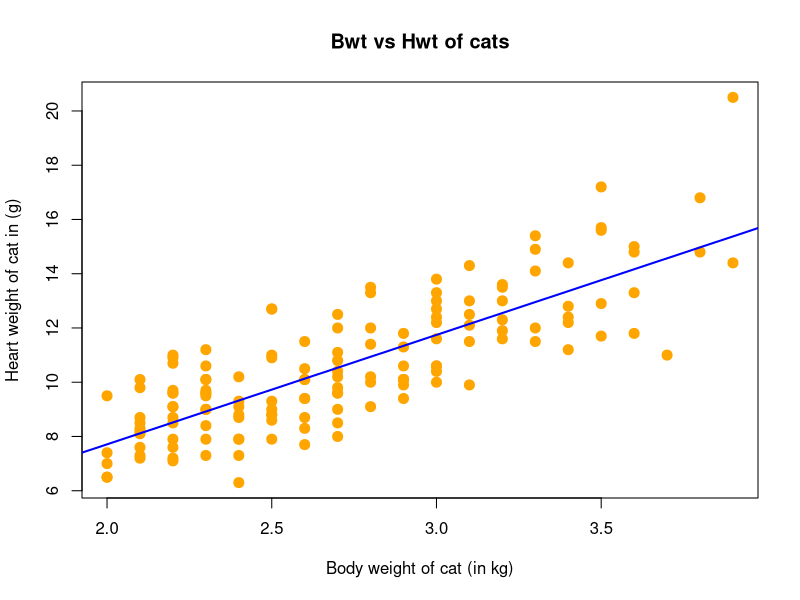
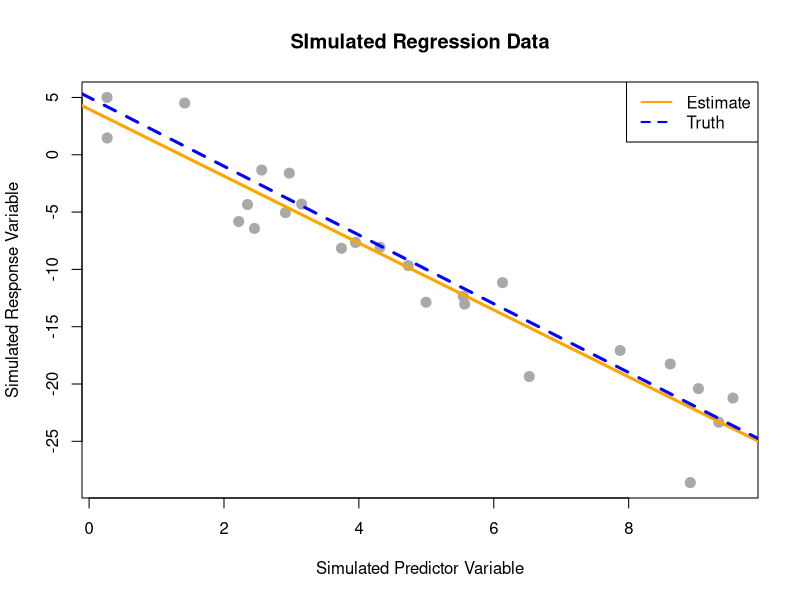
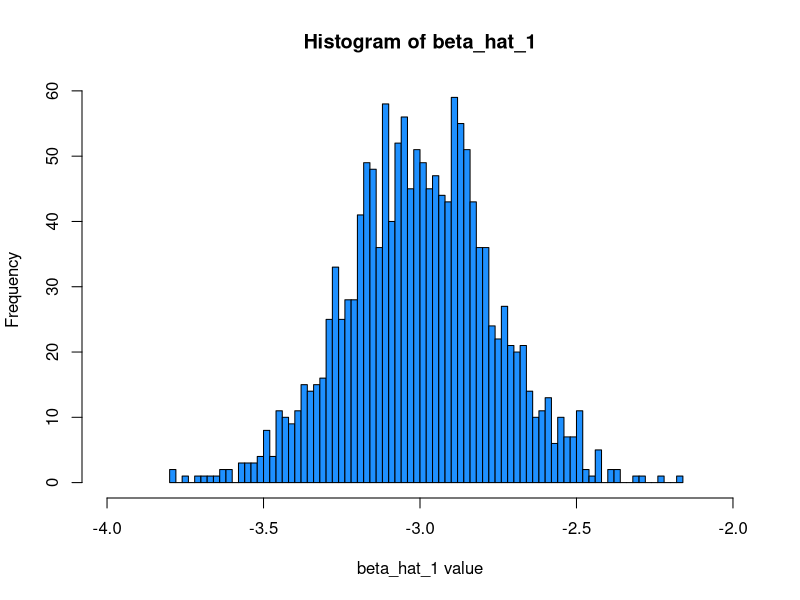
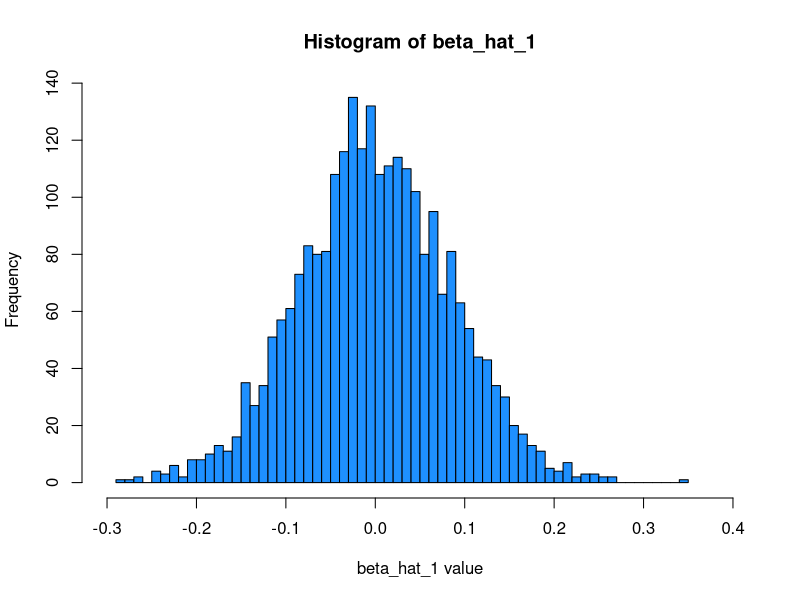
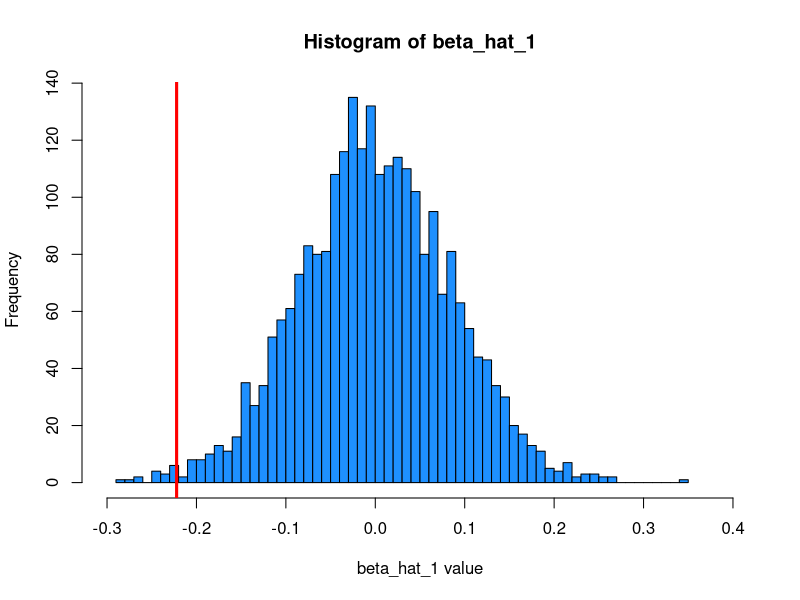

Recreate these plots in R, in order.
## ---- chunk 1
library(MASS)
?cats
cat_model = lm(Hwt ~ Bwt, data = cats)
summary(cat_model)
## ---- chunk 2
coef(cat_model)
## ---- chunk 3
predict(cat_model, newdata = data.frame(Bwt = 2.7))
## ---- chunk 4
range(cats$Bwt)
min(cats$Bwt) < 2.7 & 2.7 < max(cats$Bwt)
## ---- chunk 5
predict(cat_model, newdata = data.frame(Bwt = 4.4))
min(cats$Bwt) < 4.4 & 4.4 < max(cats$Bwt)
## ---- chunk 6
plot(cats$Hwt ~ cats$Bwt, col = 'orange', xlab = 'Body weight of cat (in kg)', 
     ylab = 'Heart weight of cat in (g)', main = 'Bwt vs Hwt of cats', cex = 2, pch = 20)
abline(cat_model, col = 'blue', lwd = 2)
## ---- chunk 7
summary(cat_model)$r.squared ###0.6466209
##check
x = cats$Bwt
y = cats$Hwt
Sxy = sum((x - mean(x)) * (y - mean(y)))
Sxx = sum((x - mean(x)) ^ 2)
beta_1_hat = Sxy / Sxx
beta_0_hat = mean(y) - beta_1_hat * mean(x)
y_hat = beta_0_hat + beta_1_hat * x
SST = sum((y - mean(y)) ^ 2)
SSE = sum((y - y_hat) ^ 2)
#1 - SSE / SST ## the result is same as summary(cat_model)$r.squared

## ---- chunk 8
get_sd_est = function(fitted_vals, actual_vals, mle = FALSE) {
  resid_val = fitted_vals - actual_vals
  if (mle == TRUE) {
    return(sqrt(sum(resid_val ^ 2) / length(fitted_vals)))
  }
  else if (mle == FALSE) {
    return(sqrt(sum(resid_val ^ 2) / (length(fitted_vals) - 2)))
  }
 }
## ---- chunk 9
get_sd_est(fitted_vals = y_hat, actual_vals = y, mle = FALSE)
## ---- chunk 10
get_sd_est(fitted_vals = y_hat, actual_vals = y, mle = TRUE)
## ---- chunk 11
summary(cat_model)$sigma
## ---- chunk 12
birthday = 19890310
set.seed(birthday)
## ---- chunk 13
x_3 = runif(n = 25, 0, 10)
## ---- chunk 14
sim_slr = function(x, beta_0 = 10, beta_1 = 5, sigma = 1) {
  n = length(x)
  epsilon = rnorm(n, mean = 0, sd = sigma)
  y = beta_0 + beta_1 * x + epsilon
  data.frame(predictor = x, response = y)
}

sim_data_3 = sim_slr(x_3, beta_0 = 5, beta_1 = -3, sigma = sqrt(10.24))
head(sim_data_3)
## ---- chunk 15
sim_fit_3 = lm(response ~ predictor, data = sim_data_3)
coef(sim_fit_3)
## ---- chunk 16
beta_0 = 5
beta_1 = -3
plot(response ~ predictor, data = sim_data_3, xlab = 'Simulated Predictor Variable', 
     ylab = 'Simulated Response Variable', main = 'SImulated Regression Data', 
     pch = 20, cex = 2, col = 'darkgrey')
abline(sim_fit_3, lwd = 3, lty = 1, col = 'orange')
abline(beta_0, beta_1, lwd = 3, lty = 2, col = 'blue')
legend('topright', c('Estimate', 'Truth'), lty = c(1, 2), lwd = 2, col = c('orange', 'blue'))
## ---- chunk 17
beta_hat_1 = rep(0, 1500)
for (i in 1: 1500) {
  x = runif(n = 25, 0, 10)
  sim_data = sim_slr(x, beta_0 = 5, beta_1 = -3, sigma = sqrt(10.24))
  sim_fit = lm(response ~ predictor, data = sim_data)
  beta_hat_1[i] = coef(sim_fit)[2]
}
## ---- chunk 18
mean(beta_hat_1)
sd(beta_hat_1)
## ---- chunk 19
hist(beta_hat_1, main = 'Histogram of beta_hat_1', xlab = 'beta_hat_1 value', col = 'dodgerblue', breaks = 60, xlim = c(-4, -2))
## ---- chunk 20
birthday = 19890310
set.seed(birthday)
## ---- chunk 21
x_4 = runif(n = 75, 0, 10)
## ---- chunk 22
beta_0 = 3
beta_1 = 0
sigma = 2
#x = runif(n = 75, 0, 10)
beta_hat_1 = rep(0, 2500)

for (i in 1: 2500) {
  sim_data_4 = sim_slr(x_4, beta_0, beta_1, sigma)
  sim_fit_4 = lm(response ~ predictor, data = sim_data_4)
  beta_hat_1[i] = coef(sim_fit_4)[2]
}
## ---- chunk 23
hist(beta_hat_1, main = 'Histogram of beta_hat_1', xlab = 'beta_hat_1 value', col = 'dodgerblue', breaks = 60, xlim = c(-0.3, 0.4))
## ---- chunk 24
skeptic = read.csv('skeptic.csv')
skeptic_fit = lm(response ~ predictor, data = skeptic)
c = coef(skeptic_fit)[2]
c
## ---- chunk 25
hist(beta_hat_1, main = 'Histogram of beta_hat_1', xlab = 'beta_hat_1 value', col = 'dodgerblue', breaks = 60, xlim = c(-0.3, 0.4))
abline(v = c, col = 'red', lwd = 3)
## ---- chunk 26
por = sum(beta_hat_1 < c) / length(beta_hat_1)
por
por * 2
## ---- chunk 27
data(Ozone, package = "mlbench")
Ozone = Ozone[, c(4, 6, 7, 8)]
colnames(Ozone) = c("ozone", "wind", "humidity", "temp")
Ozone = Ozone[complete.cases(Ozone), ]
## ---- chunk 28
wind_model = lm(ozone ~ wind, data = Ozone)
hum_moel = lm(ozone ~ humidity, data = Ozone)
temp_model = lm(ozone ~ temp, data = Ozone)
rmse = function(model) {
  sqrt(sum(model$residuals ^ 2) / length(model$residuals))
}
r_squ = function(model) {
  summary(model)$r.squared
}
result = data.frame('Predictor' = c('Wind speed', 'Humidity percentage', 'Temperature'),
                    'RMSE' = c(rmse(wind_model), rmse(hum_moel), rmse(temp_model)), 
                    'R_squared' = c(r_squ(wind_model), r_squ(hum_moel), r_squ(temp_model)))

library(knitr)
kable(result, digits = 6)
## ---- chunk 29
get_beta_no_int = function(x, y) {
  beta = sum(x * y) / sum(x ^ 2)
  return(beta)
}
## ---- chunk 30
get_beta_no_int(cats$Bwt, cats$Hwt)
## ---- chunk 31
#lm(response ~ 0 + predictor, data = dataset)
## ---- chunk 32
coef(lm(Hwt ~ 0 + Bwt, data = cats))
